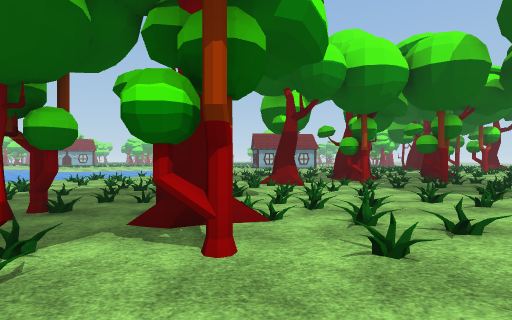
view 1 (above)

24 first-person views from a walk through a scene from a Unity 3-D project. The camera is 1.5 m above the floor, looks level and sees 85° across. The floor is counted in squares, 2 m on a side. Each view is taken from the middle of a square. On the plan, view 1 faces up. The plan holds only what a view shows up to about 10 squares ahead; the rest is blank. The place goes on beyond the plan. The player character is not drawn. Some surface patterns are stand-ins.

view 2
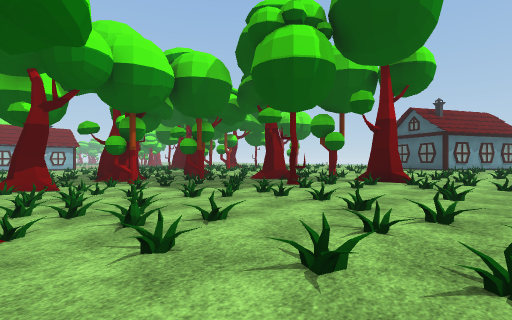

view 3
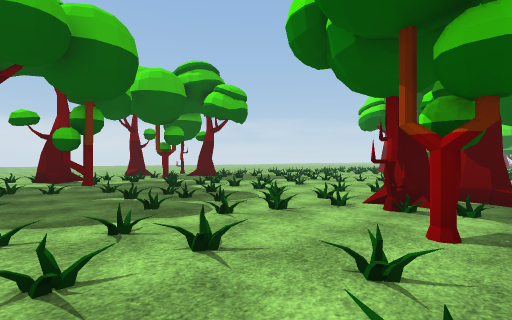

view 4
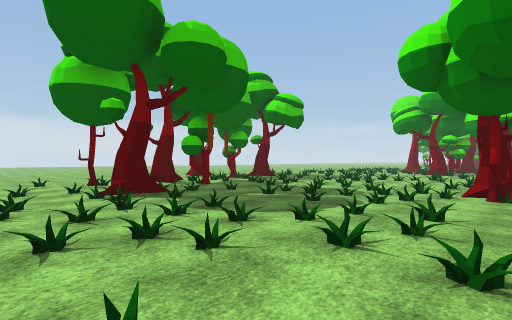

view 5
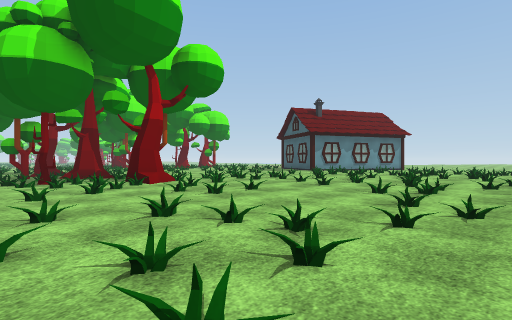

view 6
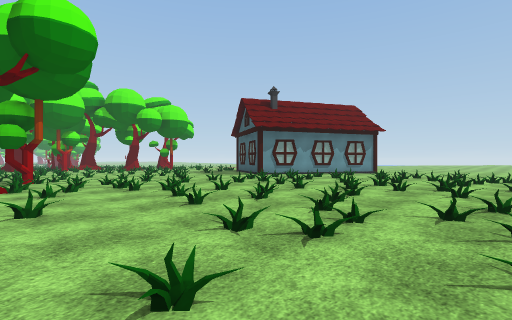

view 7
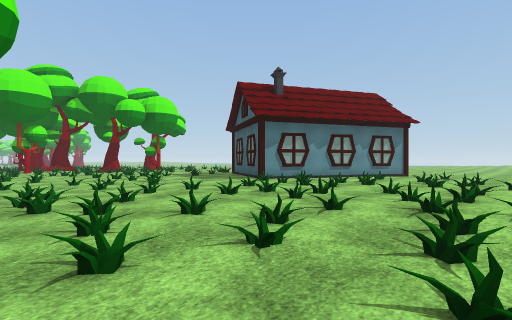

view 8
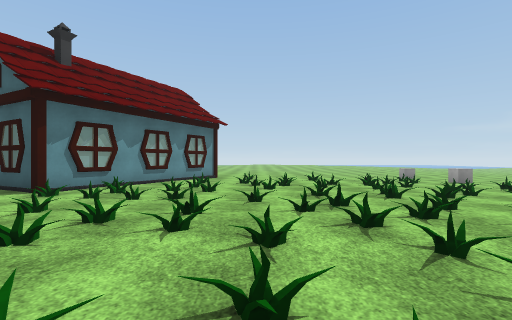

view 9
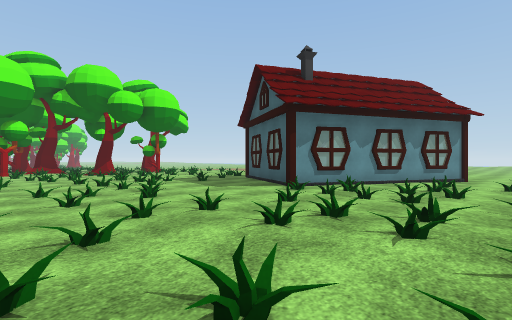

view 10
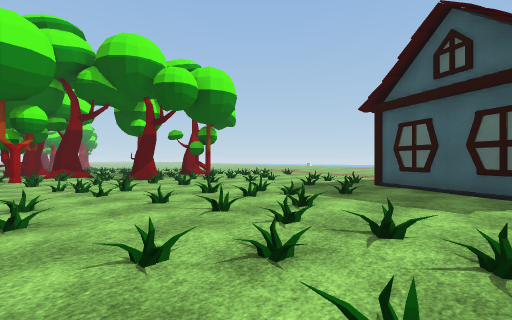

view 11
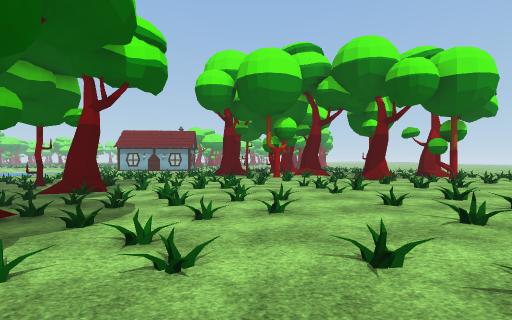

view 12
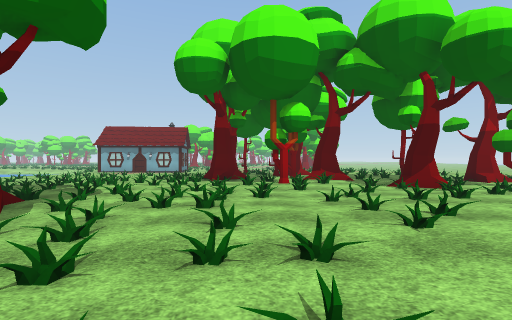

view 13
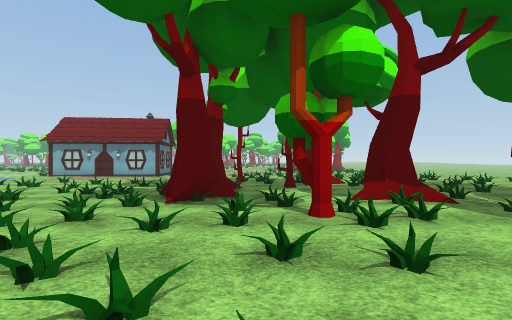

view 14
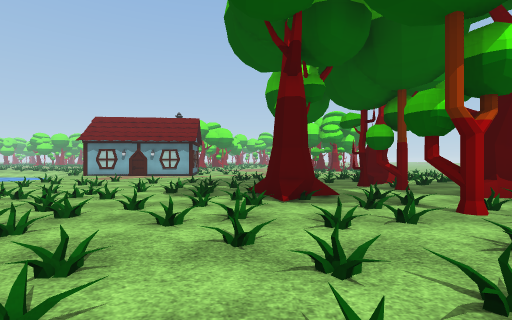

view 15
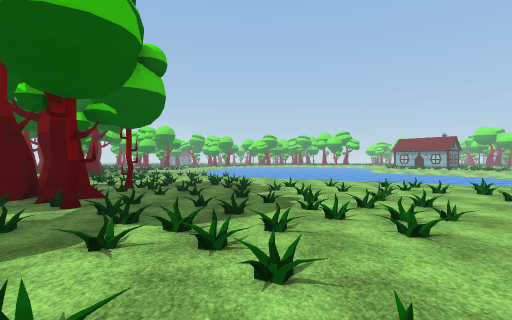

view 16
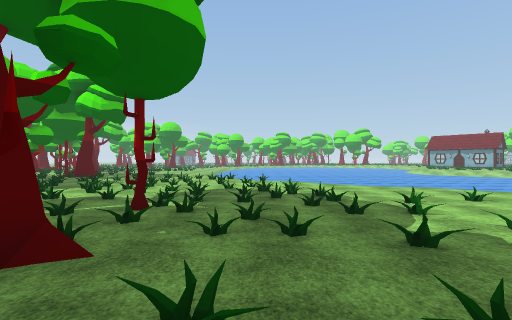

view 17
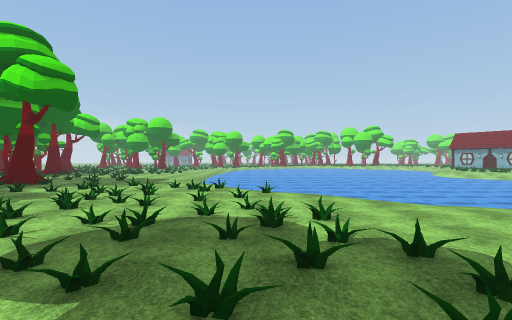

view 18
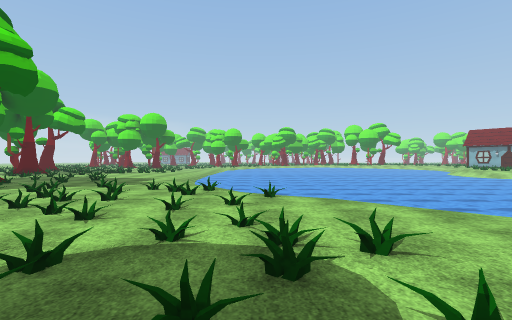

view 19
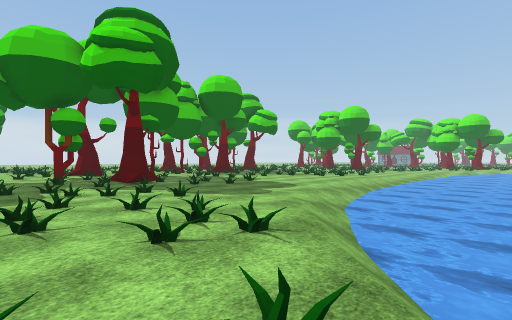

view 20
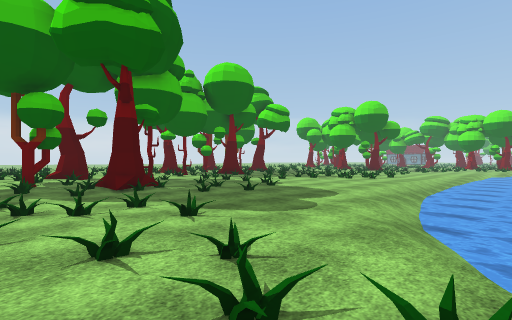

view 21
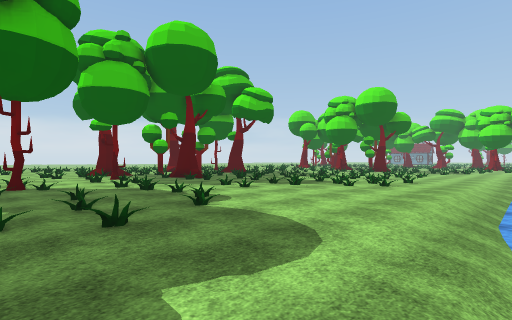

view 22
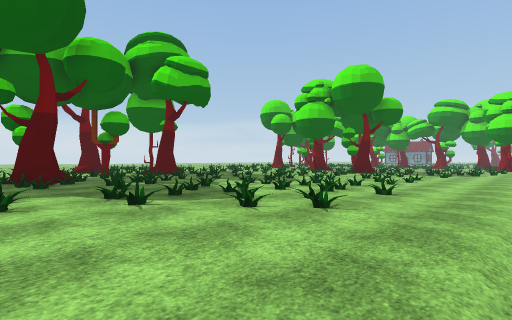

view 23
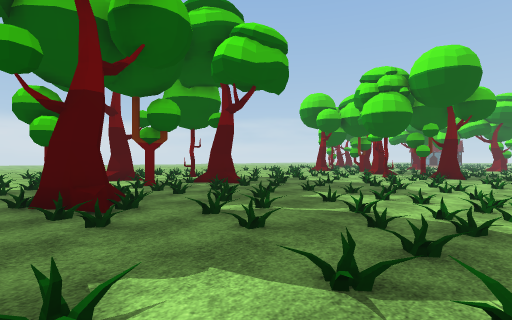

view 24
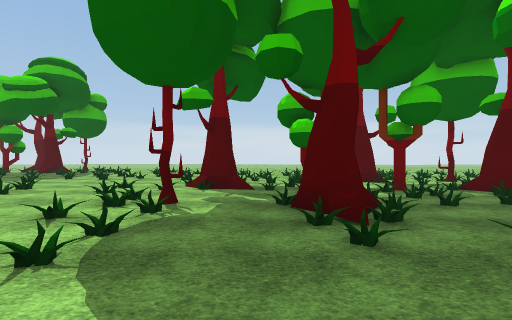

### Floor plan
Key: @ floor where view 1 was taken; # wall or solid block; x gap in a wall; . main floor; : floor 0.25 m higher than the main floor; - floor 0.25 m lower than the main floor; + floor 0.5 m higher than the main floor; * floor 0.75 m higher than the main floor; % floor 1 m higher than the main floor; _ floor 1 m lower than the main floor; / step, stairs or slope; = window, fence, low wall or low ledge; ~ water the walk can cross; ≈ water the walk keeps out of; T tree.
Columns run from 25 left of view 1 to 21 right of it. Each row starts with its distance up from view 1.
 22                ≈≈≈≈≈     ::/=::::/::       /+/
 21                ≈≈≈≈≈    ::/://=::::: /+T// +/+
 20                ≈≈≈≈≈   .../=/::::////:++/+ /+
 19                ≈≈≈≈   ...=.//=::=#//#+T/+ ++/
 18                ≈≈≈   /......::===:/TT+++T/++
 17                ≈≈   /.......////:+/#//+/T/+  T
 16                ≈≈   ........//://=+/+/T/+= =+/
 15           ≈≈≈≈≈≈≈≈_/..#.=.=:.:=:/+#/=/==/T#=T
 14        ≈≈≈≈≈≈≈≈≈~////..=./://:///+/+///+/++++/
 13         ≈≈≈≈≈≈≈~////..=#.#/:::T:=/=//=+/++==+/
 12       ≈≈≈≈≈≈≈~~/..=..../=.T//#::TT///+=+/=++=
 11      ~~~~~~~///...///=..//.=/T/:TT==/++=+/=++
 10  ----//////--....=.=/=./=/T////T#:==+=++++++=+
  9 -------............/..//:/T/=/://:=///+++++++++
  8 ----=-//.........=//.=#= /:/===:=T::/=+++++/+**
  7 /=---.==.......=...=/.// .///:://T:==++=++++#+
  6 /-- -=..=...=.=./=../..  ///:==::: T++==/+++=
  5 --=---.//..././/T==...:/T/==//:T:/++++++=++*#
  4 =---=-/./.../../  T: .T:T//=::/==T+/+/=%+++=#
  3 -=---/.//#.#..T..:T:  ::/://:/+=/T#///+++++##
  2 //--.==/./..../#:/// TT#::=::/++//+=//==+=###=#
  1  //-..=./T..T./:T#=:=##/:::=+++=/ //+/+*=+=++++
  0   =x=..///..x::=  ://=:=/@:==+/:+//++/=+*++=+++
 -1    /T//./... =:/  /::::=//=::/#/::++#/==*+=+/=+
 -2     #TT/ T/#.:.::  =::::/=::==*:=::::++==//+///
 -3     /./. //T....:/ #=/::/=/::=://:::/#/+/+=+/=+
 -4     //// /= :.. ::/  /:==::::T///=//++=+/=///=+
 -5     # T  ..  :///::   ::/:T:TT::::+:+=+/+++=++=

Positions as (right, up) in squares from view 1, and headings:
1: (0, 0), facing up
2: (0, 0), facing up-right
3: (3, 3), facing down-left
4: (6, 2), facing down-left
5: (5, -5), facing up-right
6: (9, -5), facing up-right
7: (11, -3), facing up-right
8: (12, -1), facing right
9: (12, -1), facing up-right
10: (12, 4), facing up-right
11: (12, 4), facing up
12: (12, 7), facing up
13: (12, 12), facing up
14: (10, 12), facing up
15: (10, 16), facing left
16: (6, 14), facing left
17: (2, 14), facing left
18: (0, 14), facing left
19: (-5, 15), facing down-left
20: (-6, 13), facing down-left
21: (-10, 11), facing down-left
22: (-15, 10), facing down-left
23: (-15, 6), facing down-left
24: (-15, 5), facing down
